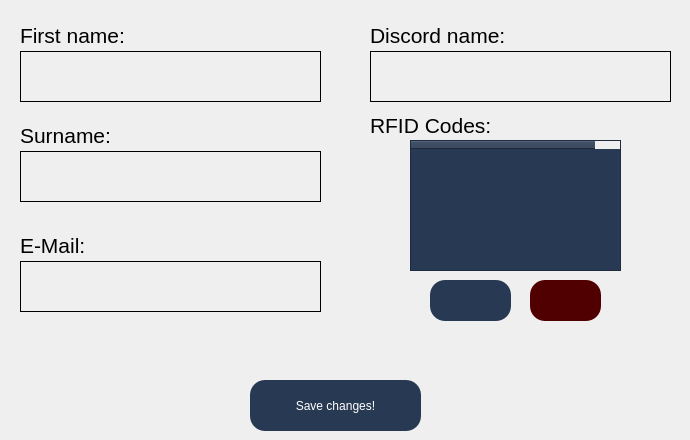
       <widget class="QWidget" name="tabCredentials">
        <attribute name="title">
         <string>Credentials</string>
        </attribute>
        <widget class="QLineEdit" name="leFirstName">
         <property name="geometry">
          <rect>
           <x>20</x>
           <y>51</y>
           <width>301</width>
           <height>51</height>
          </rect>
         </property>
         <property name="font">
          <font>
           <family>MS Shell Dlg 2</family>
           <pointsize>12</pointsize>
           <weight>50</weight>
           <italic>false</italic>
           <bold>false</bold>
           <kerning>true</kerning>
          </font>
         </property>
         <property name="styleSheet">
          <string notr="true">background-color:rgba(0,0,0,0);
border: 1px solid black;
font: 12pt &quot;MS Shell Dlg 2&quot;;</string>
         </property>
         <property name="frame">
          <bool>true</bool>
         </property>
        </widget>
        <widget class="QLabel" name="lblPassword">
         <property name="geometry">
          <rect>
           <x>20</x>
           <y>120</y>
           <width>191</width>
           <height>31</height>
          </rect>
         </property>
         <property name="font">
          <font>
           <pointsize>10</pointsize>
          </font>
         </property>
         <property name="styleSheet">
          <string notr="true"/>
         </property>
         <property name="text">
          <string>&lt;html&gt;&lt;head/&gt;&lt;body&gt;&lt;p&gt;&lt;span style=&quot; font-size:16pt;&quot;&gt;Surname:&lt;/span&gt;&lt;/p&gt;&lt;/body&gt;&lt;/html&gt;</string>
         </property>
        </widget>
        <widget class="QLineEdit" name="leLastName">
         <property name="geometry">
          <rect>
           <x>20</x>
           <y>151</y>
           <width>301</width>
           <height>51</height>
          </rect>
         </property>
         <property name="styleSheet">
          <string notr="true">background-color:rgba(0,0,0,0);
border: 1px solid black;
font: 12pt &quot;MS Shell Dlg 2&quot;;</string>
         </property>
         <property name="frame">
          <bool>true</bool>
         </property>
        </widget>
        <widget class="QLabel" name="lblUsername">
         <property name="geometry">
          <rect>
           <x>20</x>
           <y>20</y>
           <width>251</width>
           <height>31</height>
          </rect>
         </property>
         <property name="font">
          <font>
           <family>Segoe UI</family>
           <pointsize>10</pointsize>
           <weight>50</weight>
           <italic>false</italic>
           <bold>false</bold>
          </font>
         </property>
         <property name="styleSheet">
          <string notr="true"/>
         </property>
         <property name="text">
          <string>&lt;html&gt;&lt;head/&gt;&lt;body&gt;&lt;p&gt;&lt;span style=&quot; font-size:16pt;&quot;&gt;First name:&lt;/span&gt;&lt;/p&gt;&lt;/body&gt;&lt;/html&gt;</string>
         </property>
        </widget>
        <widget class="QLineEdit" name="leEmail">
         <property name="geometry">
          <rect>
           <x>20</x>
           <y>261</y>
           <width>301</width>
           <height>51</height>
          </rect>
         </property>
         <property name="font">
          <font>
           <family>MS Shell Dlg 2</family>
           <pointsize>12</pointsize>
           <weight>50</weight>
           <italic>false</italic>
           <bold>false</bold>
           <kerning>true</kerning>
          </font>
         </property>
         <property name="styleSheet">
          <string notr="true">background-color:rgba(0,0,0,0);
border: 1px solid black;
font: 12pt &quot;MS Shell Dlg 2&quot;;</string>
         </property>
         <property name="frame">
          <bool>true</bool>
         </property>
        </widget>
        <widget class="QLabel" name="lblPassword_2">
         <property name="geometry">
          <rect>
           <x>20</x>
           <y>230</y>
           <width>281</width>
           <height>31</height>
          </rect>
         </property>
         <property name="font">
          <font>
           <pointsize>10</pointsize>
          </font>
         </property>
         <property name="styleSheet">
          <string notr="true"/>
         </property>
         <property name="text">
          <string>&lt;html&gt;&lt;head/&gt;&lt;body&gt;&lt;p&gt;&lt;span style=&quot; font-size:16pt;&quot;&gt;E-Mail:&lt;/span&gt;&lt;/p&gt;&lt;/body&gt;&lt;/html&gt;</string>
         </property>
        </widget>
        <widget class="QLabel" name="lblUsername_2">
         <property name="geometry">
          <rect>
           <x>370</x>
           <y>110</y>
           <width>191</width>
           <height>31</height>
          </rect>
         </property>
         <property name="font">
          <font>
           <family>Segoe UI</family>
           <pointsize>10</pointsize>
           <weight>50</weight>
           <italic>false</italic>
           <bold>false</bold>
          </font>
         </property>
         <property name="styleSheet">
          <string notr="true"/>
         </property>
         <property name="text">
          <string>&lt;html&gt;&lt;head/&gt;&lt;body&gt;&lt;p&gt;&lt;span style=&quot; font-size:16pt;&quot;&gt;RFID Codes:&lt;/span&gt;&lt;/p&gt;&lt;/body&gt;&lt;/html&gt;</string>
         </property>
        </widget>
        <widget class="QPushButton" name="btnSaveChanges">
         <property name="geometry">
          <rect>
           <x>250</x>
           <y>380</y>
           <width>171</width>
           <height>51</height>
          </rect>
         </property>
         <property name="styleSheet">
          <string notr="true">border-radius:15px;
background-color: rgb(40, 57, 83); 
color: white;
font: 16pt &quot;Lora&quot;;</string>
         </property>
         <property name="text">
          <string>Save changes!</string>
         </property>
        </widget>
        <widget class="QLabel" name="lblError">
         <property name="geometry">
          <rect>
           <x>130</x>
           <y>330</y>
           <width>431</width>
           <height>51</height>
          </rect>
         </property>
         <property name="styleSheet">
          <string notr="true">font: 12pt &quot;MS Shell Dlg 2&quot;; color:red;</string>
         </property>
         <property name="text">
          <string/>
         </property>
        </widget>
        <widget class="QPushButton" name="btnRemove">
         <property name="geometry">
          <rect>
           <x>530</x>
           <y>280</y>
           <width>71</width>
           <height>41</height>
          </rect>
         </property>
         <property name="font">
          <font>
           <pointsize>20</pointsize>
          </font>
         </property>
         <property name="styleSheet">
          <string notr="true">background-color: rgb(80, 0, 0); 
color: white;
border-radius:15px;
</string>
         </property>
         <property name="text">
          <string/>
         </property>
         <property name="icon">
          <iconset>
           <normaloff>images/minus.png</normaloff>images/minus.png</iconset>
         </property>
         <property name="iconSize">
          <size>
           <width>30</width>
           <height>30</height>
          </size>
         </property>
        </widget>
        <widget class="QTableWidget" name="tblWidget">
         <property name="geometry">
          <rect>
           <x>410</x>
           <y>140</y>
           <width>211</width>
           <height>131</height>
          </rect>
         </property>
         <property name="minimumSize">
          <size>
           <width>0</width>
           <height>0</height>
          </size>
         </property>
         <property name="font">
          <font>
           <family>Segoe UI</family>
           <pointsize>21</pointsize>
           <weight>50</weight>
           <italic>false</italic>
           <bold>false</bold>
          </font>
         </property>
         <property name="styleSheet">
          <string notr="true">QHeaderView::section {
background-color: rgb(40, 57, 83);
color: white
}
QTableView QTableCornerButton::section {
background-color: rgb(40, 57, 83);
}

QTableView {
background: rgb(40, 57, 83)
}

QTableView::item {
background-color: white;
}
</string>
         </property>
         <property name="verticalScrollBarPolicy">
          <enum>Qt::ScrollBarAsNeeded</enum>
         </property>
         <property name="sizeAdjustPolicy">
          <enum>QAbstractScrollArea::AdjustToContentsOnFirstShow</enum>
         </property>
         <property name="autoScrollMargin">
          <number>24</number>
         </property>
         <property name="editTriggers">
          <set>QAbstractItemView::NoEditTriggers</set>
         </property>
         <property name="iconSize">
          <size>
           <width>25</width>
           <height>25</height>
          </size>
         </property>
         <property name="verticalScrollMode">
          <enum>QAbstractItemView::ScrollPerPixel</enum>
         </property>
         <property name="rowCount">
          <number>0</number>
         </property>
         <property name="columnCount">
          <number>1</number>
         </property>
         <attribute name="horizontalHeaderCascadingSectionResizes">
          <bool>false</bool>
         </attribute>
         <attribute name="horizontalHeaderDefaultSectionSize">
          <number>184</number>
         </attribute>
         <attribute name="horizontalHeaderMinimumSectionSize">
          <number>70</number>
         </attribute>
         <attribute name="verticalHeaderCascadingSectionResizes">
          <bool>false</bool>
         </attribute>
         <attribute name="verticalHeaderDefaultSectionSize">
          <number>31</number>
         </attribute>
         <attribute name="verticalHeaderMinimumSectionSize">
          <number>20</number>
         </attribute>
         <attribute name="verticalHeaderStretchLastSection">
          <bool>false</bool>
         </attribute>
         <column>
          <property name="text">
           <string/>
          </property>
          <property name="font">
           <font>
            <pointsize>2</pointsize>
           </font>
          </property>
         </column>
        </widget>
        <widget class="QPushButton" name="btnAdd">
         <property name="geometry">
          <rect>
           <x>430</x>
           <y>280</y>
           <width>81</width>
           <height>41</height>
          </rect>
         </property>
         <property name="font">
          <font>
           <pointsize>20</pointsize>
          </font>
         </property>
         <property name="styleSheet">
          <string notr="true">background-color: rgb(40, 57, 83); 
color: white;
border-radius:15px;
</string>
         </property>
         <property name="text">
          <string/>
         </property>
         <property name="icon">
          <iconset>
           <normaloff>images/add.png</normaloff>images/add.png</iconset>
         </property>
         <property name="iconSize">
          <size>
           <width>30</width>
           <height>30</height>
          </size>
         </property>
        </widget>
        <widget class="QLineEdit" name="leDname">
         <property name="geometry">
          <rect>
           <x>370</x>
           <y>51</y>
           <width>301</width>
           <height>51</height>
          </rect>
         </property>
         <property name="font">
          <font>
           <family>MS Shell Dlg 2</family>
           <pointsize>12</pointsize>
           <weight>50</weight>
           <italic>false</italic>
           <bold>false</bold>
           <kerning>true</kerning>
          </font>
         </property>
         <property name="styleSheet">
          <string notr="true">background-color:rgba(0,0,0,0);
border: 1px solid black;
font: 12pt &quot;MS Shell Dlg 2&quot;;</string>
         </property>
         <property name="frame">
          <bool>true</bool>
         </property>
        </widget>
        <widget class="QLabel" name="lblPassword_3">
         <property name="geometry">
          <rect>
           <x>370</x>
           <y>20</y>
           <width>231</width>
           <height>31</height>
          </rect>
         </property>
         <property name="font">
          <font>
           <pointsize>10</pointsize>
          </font>
         </property>
         <property name="styleSheet">
          <string notr="true"/>
         </property>
         <property name="text">
          <string>&lt;html&gt;&lt;head/&gt;&lt;body&gt;&lt;p&gt;&lt;span style=&quot; font-size:16pt;&quot;&gt;Discord name:&lt;/span&gt;&lt;/p&gt;&lt;/body&gt;&lt;/html&gt;</string>
         </property>
        </widget>
        <widget class="QLabel" name="lblDone">
         <property name="enabled">
          <bool>true</bool>
         </property>
         <property name="geometry">
          <rect>
           <x>430</x>
           <y>380</y>
           <width>251</width>
           <height>41</height>
          </rect>
         </property>
         <property name="styleSheet">
          <string notr="true">font: 12pt &quot;MS Shell Dlg 2&quot;; color:blue;</string>
         </property>
         <property name="text">
          <string/>
         </property>
         <property name="alignment">
          <set>Qt::AlignCenter</set>
         </property>
        </widget>
       </widget>
